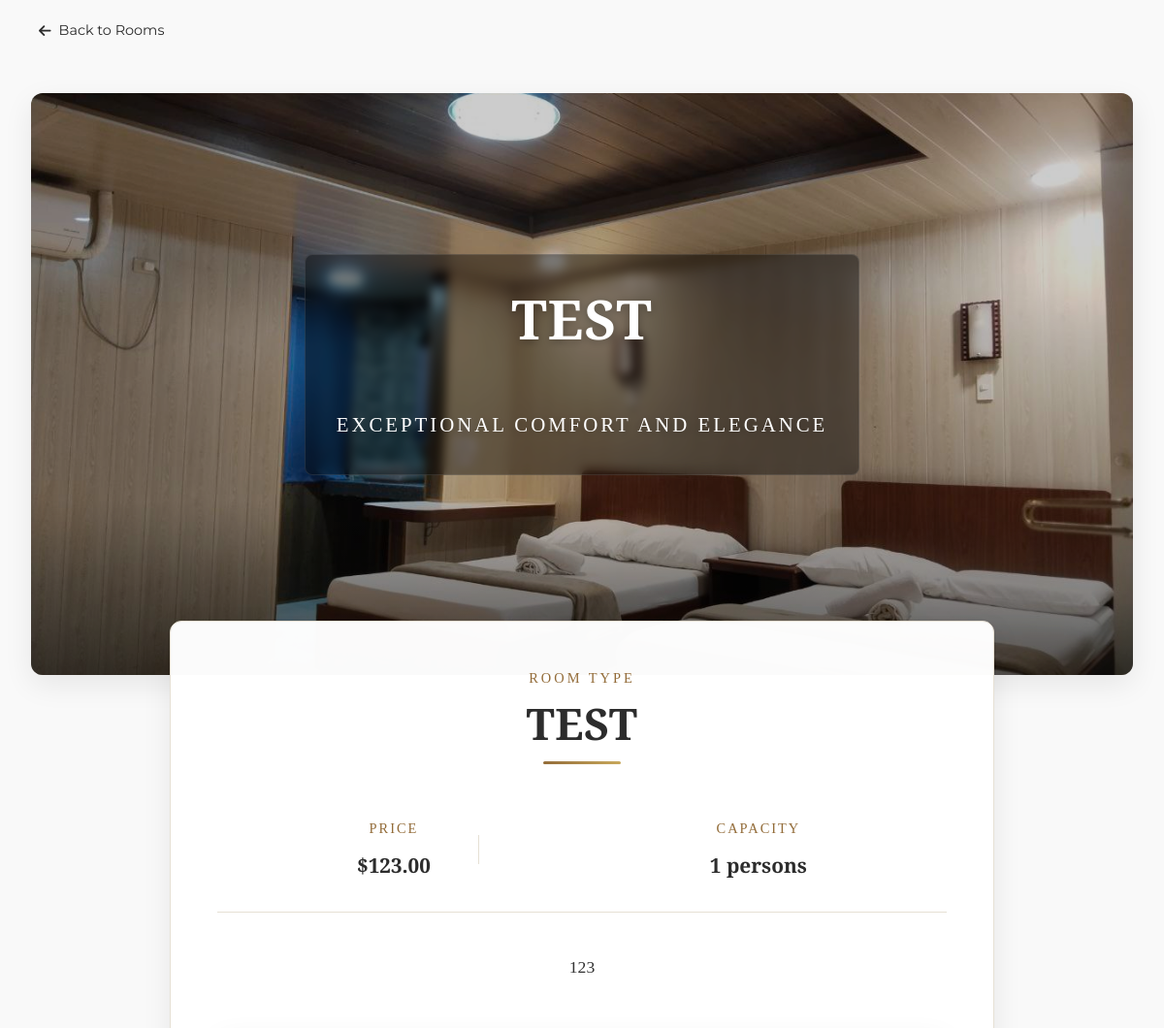
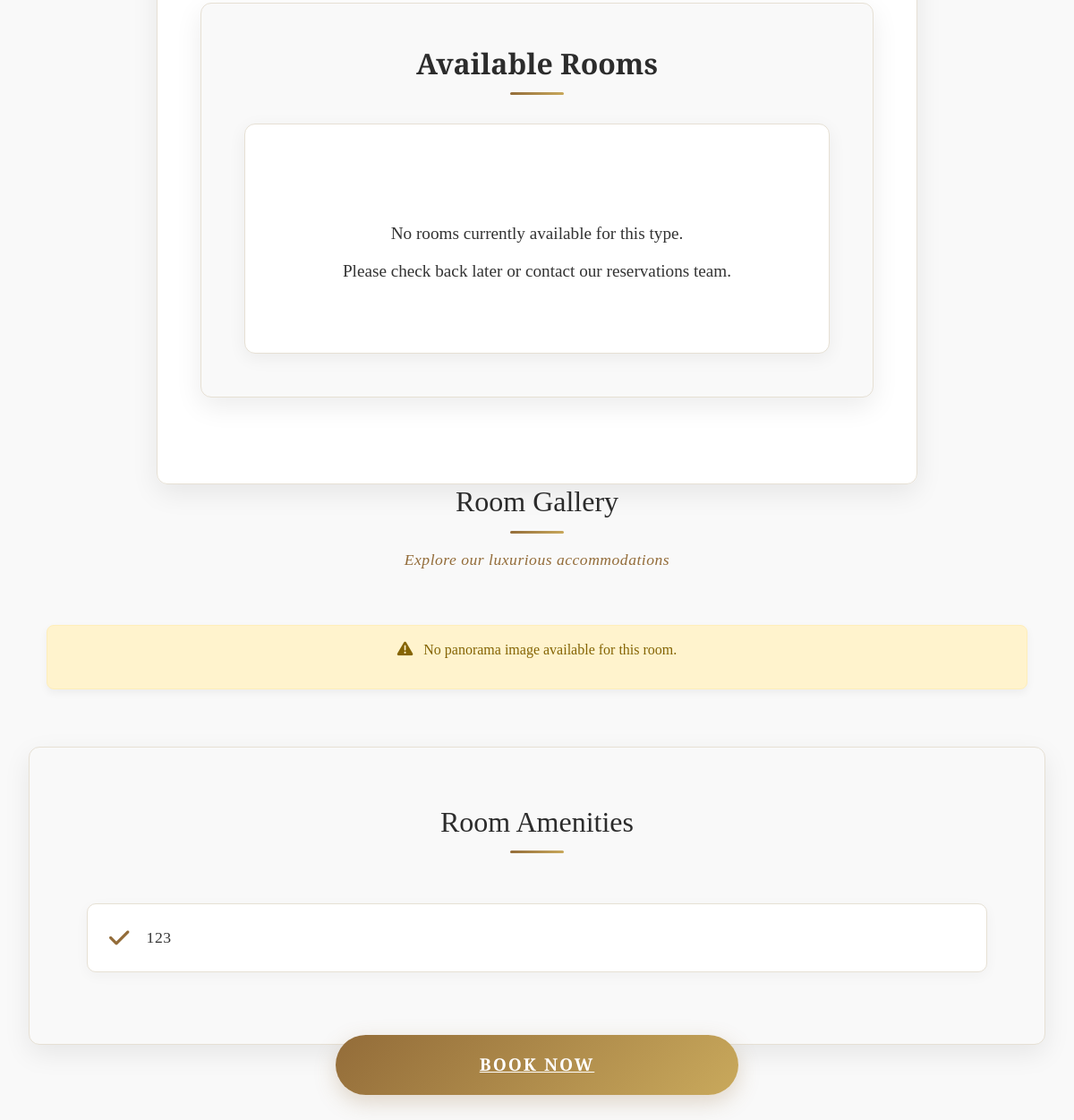
The page /landing_page/pages/room_details.php?room_type_id=7 on the database its author committed (2 pictures, top to bottom).
### tables this page shows
CREATE TABLE IF NOT EXISTS `room_types` (
  `room_type_id` int NOT NULL AUTO_INCREMENT,
  `type_name` varchar(50) NOT NULL,
  `description` text,
  `floor_type` int NOT NULL,
  `base_price` decimal(10,2) NOT NULL,
  `capacity` int NOT NULL,
  `amenities` text,
  `image_path` text,
  PRIMARY KEY (`room_type_id`)
);

### landing_page/pages/room_details.php (the view, shortened to what this page needs)
<?php
require_once '../../config/db.php';
$room_type_id = $_GET['room_type_id'];
$type_query = "SELECT * FROM room_types WHERE room_type_id = ?";
$type_stmt  = $conn->prepare($type_query);
$type_stmt->bind_param("i", $room_type_id);
$type_stmt->execute();
$type_result = $type_stmt->get_result();
$room_type   = $type_result->fetch_assoc();
$available_rooms = [];
if ($room_type) {
    $type_name   = $room_type['type_name'];
    $description = $room_type['description'];
    $base_price  = $room_type['base_price'];
    $capacity    = $room_type['capacity'];
    $amenities   = $room_type['amenities'];
    if (! empty($available_rooms)) {
        $room        = $available_rooms[0];
        $room_id     = $room['room_id'];
        $room_number = $room['room_number'];
        $floor       = $room['floor_type'];
        $status      = $room['status'];
        $panorama_image = $room['panorama_image'];
    } else {
        $room_id     = null;
        $panorama_image = null;
    }
} else {
    echo "Room type not found.";
    exit;
}
?>
<!DOCTYPE html>
<html lang="en">
<head>
    <?php include_once '../includes/head.php'; ?>
    <link rel="stylesheet" href="../css/room_details.css">
</head>
<body>
    <div class="back-nav">
        <a href="index.php" class="back-button">
            <i class="fas fa-arrow-left"></i>
            Back to Rooms
        </a>
    </div>
    <div class="room-details">
        <div class="hero-section">
            <img src="../assets/images/luxury-twin.jpg" alt="<?php echo $type_name; ?>" class="hero-image">
            <div class="hero-overlay">
                <div class="hero-title">
                    <h1><?php echo $type_name; ?></h1>
                    <span class="subtitle">Exceptional Comfort and Elegance</span>
                </div>
            </div>
        </div>
        <div class="room-info" id="available-rooms">
            <div class="room-label">Room Type</div>
            <h1 class="room-title"><?php echo $type_name; ?></h1>
            <div class="room-meta">
                <div class="meta-item">
                    <div class="meta-label">Price</div>
                    <div class="meta-value">$<?php echo number_format($base_price, 2); ?></div>
                </div>
                <div class="meta-item">
                    <div class="meta-label">Capacity</div>
                    <div class="meta-value"><?php echo $capacity; ?> persons</div>
                </div>
            </div>
            <p class="room-description"><?php echo $description; ?></p>
            <div class="available-rooms">
                <h2>Available Rooms</h2>
                <?php if (! empty($available_rooms)): ?>
                    <div class="rooms-grid">
                        <?php foreach ($available_rooms as $room): ?>
                            <div class="room-card">
                                <div class="room-card-header">
                                    <div class="room-number">
                                        <i class="fas fa-door-open"></i>
                                        <h3>Room <?php echo $room['room_number']; ?></h3>
                                    </div>
                                    <div class="room-floor">
                                        <i class="fas fa-building"></i>
                                        <span class="floor-badge">
                                            <?php echo $room['floor_type'] === 1 ? "Ground" : "Second"; ?>
                                        </span>
                                    </div>
                                </div>
                                <div class="room-card-body">
                                    <div class="room-status">
                                        <span class="status-badge <?php echo strtolower($room['status']); ?>">
                                            <i class="fas fa-circle"></i>
                                            <?php echo ucfirst($room['status']); ?>
                                        </span>
                                    </div>
                                    <div class="room-actions">
                                        <a href="booking-page.php?room_id=<?php echo $room['room_id']; ?>" class="select-room-btn">
                                            <i class="fas fa-calendar-check"></i>
                                            Select Room
                                        </a>
                                    </div>
                                </div>
                            </div>
                        <?php endforeach; ?>
                    </div>
                <?php else: ?>
                    <div class="no-rooms-message">
                        <p>No rooms currently available for this type.</p>
                        <p class="sub-message">Please check back later or contact our reservations team.</p>
                    </div>
                <?php endif; ?>
            </div>
        </div>
        <div class="room-photos">
            <h2 class="section-title">Room Gallery</h2>
            <p class="section-subtitle">Explore our luxurious accommodations</p>
            <?php if (!empty($panorama_image)): ?>
                <div class="panorama-section">
                    <h2 class="section-title">360° Room View</h2>
                    <p class="section-subtitle">Experience the room in immersive 360°</p>
                    <div class="panorama-container">
                        <a href="panorama_viewer.php?room_id=<?php echo $room_id; ?>" class="panorama-link">
                            <img src="../../public/panoramas/<?php echo htmlspecialchars($panorama_image); ?>" alt="360° view of <?php echo htmlspecialchars($type_name); ?>" class="panorama-image">
                            <div class="panorama-overlay">
                                <span class="panorama-hint"><i class="fas fa-vr-cardboard"></i> View in 360°</span>
                            </div>
                        </a>
                    </div>
                </div>
            <?php else: ?>
                <div class="no-panorama-message">
                    <p><i class="fas fa-exclamation-triangle"></i> No panorama image available for this room.</p>
                </div>
            <?php endif; ?>
        </div>
        <div class="amenities-section">
            <h2 class="section-title">Room Amenities</h2>
            <div class="amenities-grid">
                <?php
                $amenities_array = array_map('strtoupper', explode(',', $amenities));
                $amenity_icons   = [
                    'WIFI'             => 'fa-wifi',
                    'TV'               => 'fa-tv',
                    'AIR CONDITIONING' => 'fa-snowflake',
                    'MINI BAR'         => 'fa-wine-glass',
                    'SAFE'             => 'fa-vault',
                    'ROOM SERVICE'     => 'fa-concierge-bell',
                    'COFFEE MAKER'     => 'fa-mug-hot',
                    'HAIR DRYER'       => 'fa-wind',
                    'BATH AMENITIES'   => 'fa-bath',
                ];
                foreach ($amenities_array as $amenity) {
                    $amenity = trim($amenity);
                    $icon    = isset($amenity_icons[$amenity]) ? $amenity_icons[$amenity] : 'fa-check';
                    echo "<div class='amenity-item'>";
                    echo "<i class='fas {$icon} amenity-icon'></i>";
                    echo "<span class='amenity-text'>{$amenity}</span>";
                    echo "</div>";
                }
                ?>
            </div>
        </div>
        <div class="book-now-container">
            <a href="#available-rooms" class="book-now">Book Now</a>
        </div>
    </div>
</body>
</html>

### landing_page/css/style.css (style rules this page uses)
:root { --primary-color: #c8a97e; --secondary-color: #1c3c64; --accent-color: #9c7a48; --dark-text: #1a1a1a; --light-text: #707070; --light-bg: #f7f7f7; --white: #ffffff; --shadow: 0 10px 30px rgba(0, 0, 0, 0.08); --luxury-gradient: linear-gradient( 135deg, var(--primary-color) 0%, var(--accent-color) 100% ); }
* { margin: 0; padding: 0; box-sizing: border-box; font-family: "Playfair Display", serif; }
body { background-color: var(--light-bg) !important; color: var(--dark-text); }
.hero-title { font-family: "Playfair Display", serif; font-size: 90px; font-weight: 700; margin-bottom: 40px; text-transform: uppercase; color: var(--white); letter-spacing: 2px; text-shadow: 0 2px 10px rgba(0, 0, 0, 0.3); animation: fade-in 1.2s ease-out; line-height: 1.1; }
@media (max-width: 1200px) { .hero-title { font-size: 72px; } }

### rows shown on the page
room_types: type_name "TEST", base_price "123.00", capacity "1", description "123", amenities "123"
